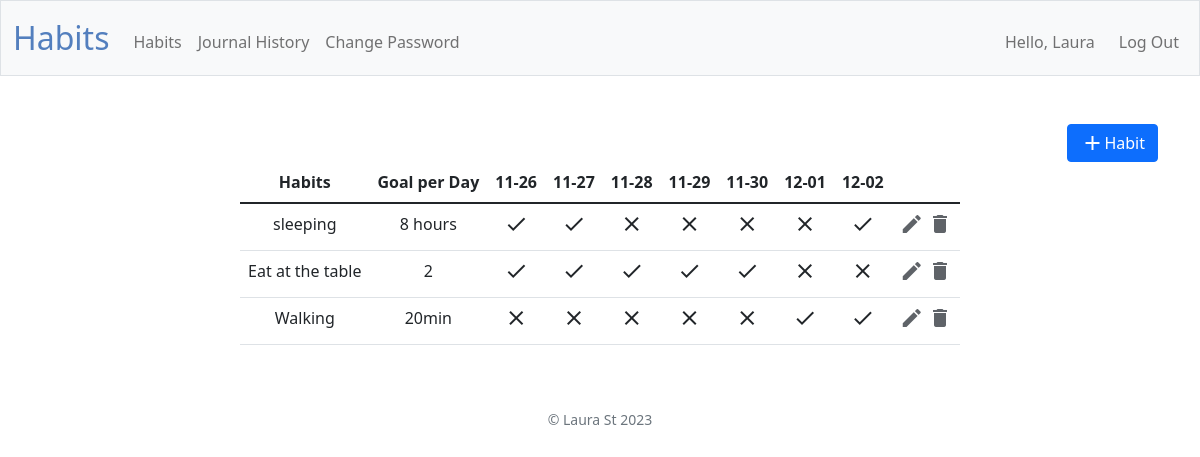
Page /habits (signed in) on the committed database.
### tables this page shows
CREATE TABLE "users" (
    id INTEGER PRIMARY KEY AUTOINCREMENT,
    username TEXT NOT NULL UNIQUE,
    hash TEXT NOT NULL
);

CREATE TABLE habits (
    habit_id INTEGER PRIMARY KEY AUTOINCREMENT,
    user_id INTEGER,
    name TEXT NOT NULL,
    rule TEXT NOT NULL,
    created_at DATE DEFAULT (DATE('now')),
    FOREIGN KEY (user_id) REFERENCES users(id)
);

### app.py (the view)
@app.route("/habits", methods=["GET"])
@login_required
def get_habits():
    habits = habit_service.get_habits(session.get("user_id"))
    dates = habit_service.get_dates()
    return render_template("habits.html", habits=habits, dates=dates)

### app.py (called while the page is built)
@app.after_request
def after_request(response):
    response.headers["Cache-Control"] = "no-cache, no-store, must-revalidate"
    response.headers["Expires"] = 0
    response.headers["Pragma"] = "no-cache"
    return response

@app.context_processor
def inject_user():
    user_id = session.get("user_id")
    if user_id:
        result = user_service.get_user_details(user_id)
        user = result["res"]
        return {"username": user["username"]}
    return {}

### database.py (called while the page is built)
def get_habits(user_id):
    return db.execute("SELECT * FROM habits WHERE user_id = ?", user_id)

def get_completions(habit_id, start_date, end_date):
    return db.execute(
        "SELECT date_completed FROM completions WHERE habit_id = ? AND date_completed BETWEEN ? AND ?",
        habit_id, start_date, end_date
    )

def get_user(user_id):
    return db.execute("SELECT * FROM users WHERE id = ?", user_id)

### habit_service.py (called while the page is built)
def get_habits(user_id):
    habits = database.get_habits(user_id)
    return get_habits_with_completions(habits)

def get_habits_with_completions(habits):
    today = datetime.now().date()
    start_date = today - timedelta(days=DAYS_BEFORE_TODAY)
    for habit in habits:
        completions = database.get_completions(habit["habit_id"], start_date, today)
        habit["completions"] = [comp["date_completed"] for comp in completions]
    return habits

def get_dates():
    today = datetime.now().date()
    return [(today + timedelta(days=i)).strftime("%Y-%m-%d") for i in range(-DAYS_BEFORE_TODAY, 1)]

### helpers.py (called while the page is built)
def login_required(f):
    @wraps(f)
    def decorated_function(*args, **kwargs):
        if session.get("user_id") is None:
            return redirect("/login")
        return f(*args, **kwargs)
    return decorated_function

def success(obj=None):
    return {"success": True, "res": obj}

### user_service.py (called while the page is built)
def get_user_details(user_id):
    rows = database.get_user(user_id)
    user = rows[0]
    if not user:
        fail()
    return success(user)

### templates/habits.html (shortened to what this page needs)
{% extends "layout.html" %}
{% block main %}
<div class="d-flex justify-content-end">
    <a href="/add-habit" class="btn btn-primary">
        <span class="material-icons">add</span> Habit
    </a>
</div>
<div class="table-responsive">
    <table class="table mx-auto w-auto">
        <thead>
            <tr>
                <th>Habits</th>
                <th>Goal per Day</th>
                {% for date in dates %}
                <th>{{ date.split("-")[1] }}-{{ date.split("-")[2] }}</th>
                {% endfor %}
                <th></th>
            </tr>
        </thead>
        <tbody>
            {% for habit in habits %}
            <tr>
                <td>{{habit.name}}</td>
                <td>{{habit.rule}}</td>
                {% for date in dates %}
                <td>
                    {% if date in habit.completions %}
                    <span id="habit-{{ habit.habit_id }}-date-{{ date }}" class="material-icons clickable"
                        onclick="toggleCompletion('{{ habit.habit_id }}', '{{ date }}' , false)">done</span>
                    {% else %}
                    <span id="habit-{{ habit.habit_id }}-date-{{ date }}" class="material-icons clickable"
                        onclick="toggleCompletion('{{ habit.habit_id }}', '{{ date }}', true)">clear</span>
                    {% endif %}
                </td>
                {% endfor %}
                <td>
                    <a href=" /edit-habit/{{ habit.habit_id }}" class="icon-link"><span
                            class="material-icons grey_color">edit</span></a>
                    <a href="#" onclick="deleteHabit('{{ habit.habit_id }}')" class="icon-link">
                        <span class="material-icons grey_color">delete</span>
                    </a>
                </td>
            </tr>
            {% endfor %}
        </tbody>
    </table>
</div>
{% endblock %}

### templates/layout.html (shortened to what this page needs)
<!DOCTYPE html>
<html lang="en">
<head>
    <link href="https://cdn.jsdelivr.net/npm/bootstrap@5.1.3/dist/css/bootstrap.min.css"
 rel="stylesheet">
    <link href="/static/styles.css" rel="stylesheet">
</head>
<body>
    <nav class="bg-light border navbar navbar-expand-md navbar-light">
        <div class="container-fluid">
            <a class="navbar-brand" href="/"><span class="blue">Habits</span></a>
            <div class="collapse navbar-collapse" id="navbar">
                {% if session["user_id"] %}
                <ul class="navbar-nav me-auto mt-2">
                    <li class="nav-item"><a class="nav-link" href="/habits">Habits</a></li>
                    <li class="nav-item"><a class="nav-link" href="/journal-history">Journal History</a></li>
                    <li class="nav-item"><a class="nav-link" href="/change-password">Change Password</a></li>
                </ul>
                <ul class="navbar-nav ms-auto mt-2">
                    <li class="nav-item navbar-text me-3">Hello, {{ username }}</li>
                    <li class="nav-item"><a class="nav-link" href="/logout">Log Out</a></li>
                </ul>
                {% else %}
                <ul class="navbar-nav ms-auto mt-2">
                    <li class="nav-item"><a class="nav-link" href="/register">Register</a></li>
                    <li class="nav-item"><a class="nav-link" href="/login">Log In</a></li>
                </ul>
                {% endif %}
            </div>
        </div>
    </nav>
    <main class="container py-5 text-center">
        {% block main %}{% endblock %}
    </main>
    <footer class="mb-5 small text-center text-muted">
        &copy; Laura St <span id="year"></span>
    </footer>
</body>
</html>

### static/styles.css (style rules this page uses)
nav .navbar-brand { font-size: xx-large; }
nav .navbar-brand .blue { color: #537fbe; }
.grey_color { color: #5f6368; }
.clickable { cursor: pointer; }
.btn { display: inline-flex; align-items: center; justify-content: center; }

### rows in the picture
users: username "Laura"
habits: name "sleeping", rule "8 hours"
habits: name "Eat at the table", rule "2"
habits: name "Walking", rule "20min"

### other values in the picture
{{ date.split("-")[1] }} "11" "11" "11" "11" "11" "12" "12"
{{ date.split("-")[2] }} "26" "27" "28" "29" "30" "01" "02"
